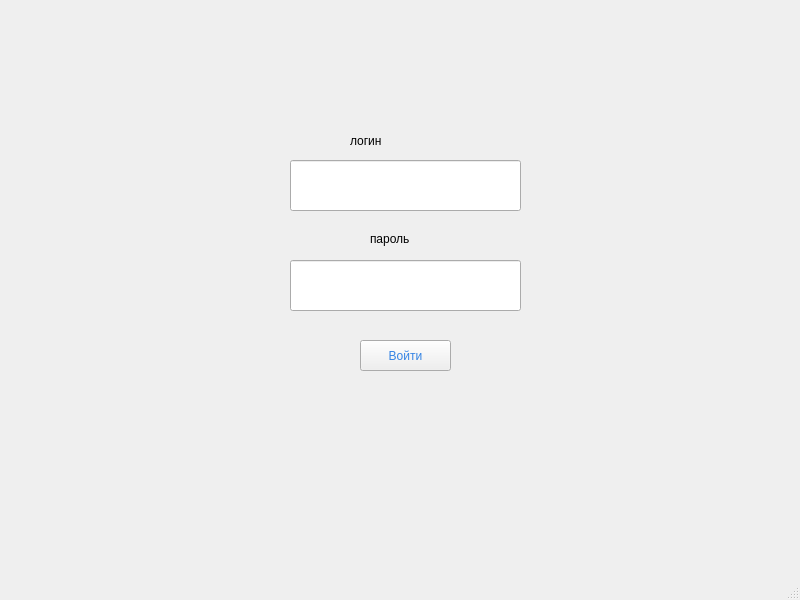
<?xml version="1.0" encoding="UTF-8"?>
<ui version="4.0">
 <class>MainWindow</class>
 <widget class="QMainWindow" name="MainWindow">
  <property name="geometry">
   <rect>
    <x>0</x>
    <y>0</y>
    <width>800</width>
    <height>600</height>
   </rect>
  </property>
  <property name="windowTitle">
   <string>MainWindow</string>
  </property>
  <widget class="QWidget" name="centralwidget">
   <widget class="QLineEdit" name="login_button">
    <property name="geometry">
     <rect>
      <x>290</x>
      <y>160</y>
      <width>231</width>
      <height>51</height>
     </rect>
    </property>
    <property name="toolTip">
     <string>&lt;html&gt;&lt;head/&gt;&lt;body&gt;&lt;p&gt;login&lt;/p&gt;&lt;/body&gt;&lt;/html&gt;</string>
    </property>
    <property name="styleSheet">
     <string notr="true">font: 600 11pt &quot;Ubuntu Sans&quot;;

color: rgb(153, 193, 241);</string>
    </property>
    <property name="text">
     <string/>
    </property>
   </widget>
   <widget class="QLineEdit" name="password_button">
    <property name="geometry">
     <rect>
      <x>290</x>
      <y>260</y>
      <width>231</width>
      <height>51</height>
     </rect>
    </property>
    <property name="styleSheet">
     <string notr="true">
font: 600 11pt &quot;Ubuntu Sans&quot;;
color: rgb(153, 193, 241);</string>
    </property>
    <property name="text">
     <string/>
    </property>
   </widget>
   <widget class="QPushButton" name="pushButton">
    <property name="geometry">
     <rect>
      <x>360</x>
      <y>340</y>
      <width>91</width>
      <height>31</height>
     </rect>
    </property>
    <property name="styleSheet">
     <string notr="true">color: rgb(53, 132, 228);
font: 600 9pt &quot;Ubuntu Sans&quot;;</string>
    </property>
    <property name="text">
     <string>Войти</string>
    </property>
   </widget>
   <widget class="QLabel" name="label">
    <property name="geometry">
     <rect>
      <x>280</x>
      <y>380</y>
      <width>261</width>
      <height>20</height>
     </rect>
    </property>
    <property name="text">
     <string/>
    </property>
   </widget>
   <widget class="QLabel" name="label_login">
    <property name="geometry">
     <rect>
      <x>350</x>
      <y>130</y>
      <width>111</width>
      <height>21</height>
     </rect>
    </property>
    <property name="text">
     <string>логин</string>
    </property>
   </widget>
   <widget class="QLabel" name="label_password">
    <property name="geometry">
     <rect>
      <x>370</x>
      <y>230</y>
      <width>66</width>
      <height>18</height>
     </rect>
    </property>
    <property name="text">
     <string>пароль</string>
    </property>
   </widget>
  </widget>
  <widget class="QMenuBar" name="menubar">
   <property name="geometry">
    <rect>
     <x>0</x>
     <y>0</y>
     <width>800</width>
     <height>23</height>
    </rect>
   </property>
  </widget>
  <widget class="QStatusBar" name="statusbar"/>
 </widget>
 <resources/>
 <connections/>
</ui>
